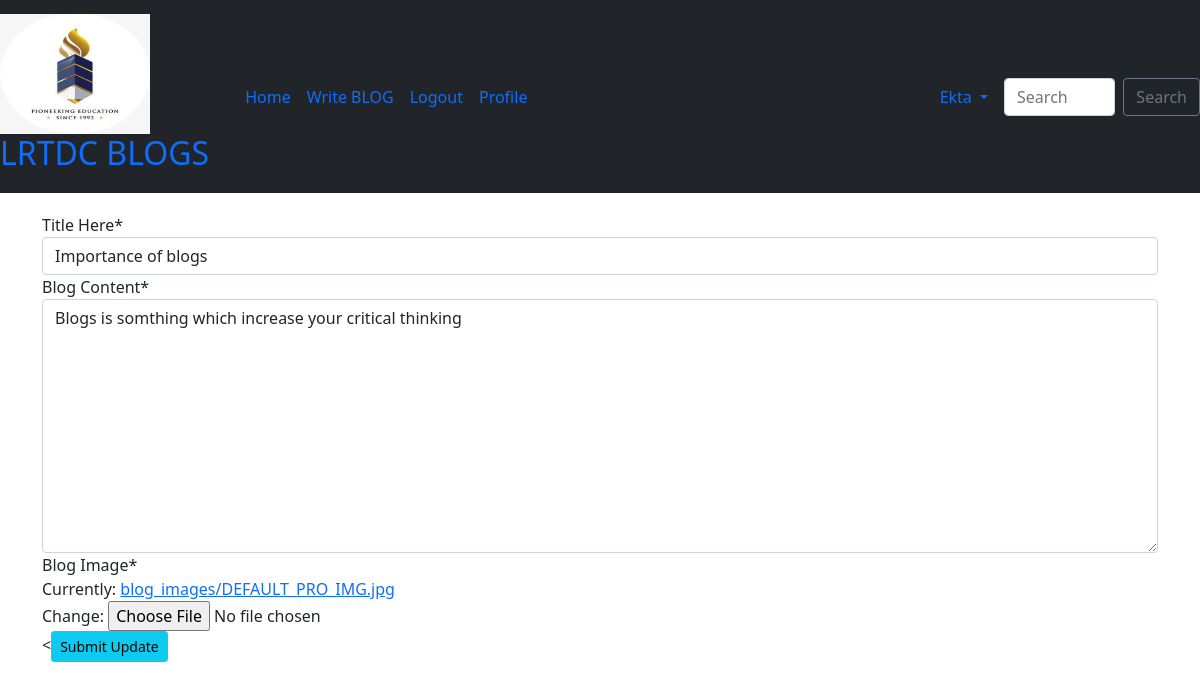
Page /blog/editBlog/3 (signed in) on the committed database.
### App_Blog/models.py (models this page shows, shortened)
class Blog(models.Model):
    author = models.ForeignKey(User, on_delete=models.CASCADE, related_name='post_author')
    blog_title = models.CharField(max_length=260, verbose_name='Title Here')
    slug = models.SlugField(max_length=264, unique=True)
    blog_content = models.TextField(verbose_name='Blog Content')
    blog_image = models.ImageField(upload_to='blog_images', verbose_name='Blog Image')
    publish_date = models.DateTimeField(auto_now_add=True)
    update_date = models.DateTimeField(auto_now=True)

### App_Blog/views.py (the view, shortened to what this page needs)
# urls.py: path('editBlog/<pk>', views.UpdateBlog.as_view(), name='editBlog'),
class UpdateBlog(LoginRequiredMixin, UpdateView):
    model = Blog
    fields = ('blog_title', 'blog_content', 'blog_image')
    template_name = 'App_Blog/edit_blog.html'

### templates/App_Blog/edit_blog.html (shortened to what this page needs)
{% extends 'base.html' %}
{% load crispy_forms_filters %}
{% block body_block %}
{% if blog.author == user %}
<form method="post">
  {{ form|crispy }}
  <<button type="submit" class="btn btn-info btn-sm ">Submit Update</button>
</form>
{% else %}
<p> You are not allowed to update this post </p>
{% endif %}
{% endblock %}

### templates/base.html (shortened to what this page needs)
<!doctype html>
{% load static %}
<html lang="en">
  <head>
    <link href="https://cdn.jsdelivr.net/npm/bootstrap@5.1.0/dist/css/bootstrap.min.css" rel="stylesheet">
<link rel="stylesheet" href="https://maxcdn.bootstrapcdn.com/font-awesome/4.7.0/css/font-awesome.min.css">
  </head>
  <body>
    <nav class="navbar navbar-expand-sm bg-dark navbark-dark">
    <a class="navbar-brand" href="#">
      <img src="{% static "images/college_logo.png" %}" alt="" width="150" height="120" class="d-inline-block align-text-top">
      <h2>LRTDC BLOGS</h2>
    </a>
  <div class="container-fluid">
      <ul class="navbar-nav">
        <li class="nav-item active">
          <a class="nav-link" href="{% url 'index' %}">Home</a>
        </li>
        {% if user.is_authenticated %}
        <li class="nav-item active">
          <a class="nav-link" href="{% url 'App_Blog:create_blog' %}">Write BLOG</a>
        </li>
        <li class="nav-item active">
          <a class="nav-link" href="{% url 'App_Login:logout' %}">Logout</a>
        </li>
        <li class="nav-item active">
          <a class="nav-link" href="{% url 'App_Login:profile' %}">Profile</a>
        </li>
        {% endif %}
      </ul>
     {% if user.is_authenticated %}
    </div>
    <div class="nav-item dropdown">
        <a class="nav-link dropdown-toggle" href="#" role="button" id="navbarDropdown"  data-bs-toggle="dropdown" aria-expanded="false">
          {{ user.username }}
        </a>
      </div>
     {% endif %}
     <form class="d-flex" method="POST" action="{% url 'App_Blog:search' %}">{% csrf_token %}
      <input class="form-control me-2" type="search" placeholder="Search" name="searched" id="searched" aria-label="Search">
      <button class="btn btn-outline-secondary" type="submit">Search</button>
    </form>
    </nav>
    <div class="container" style="padding-top:20px">
      {% block body_block %}
      {% endblock %}
    </div>
  </body>
</html>

### rows in the picture
Blog: blog_title "Importance of blogs", blog_content "Blogs is somthing which increase your critical thinking"

### other values in the picture
{{ user.username }} "Ekta"
